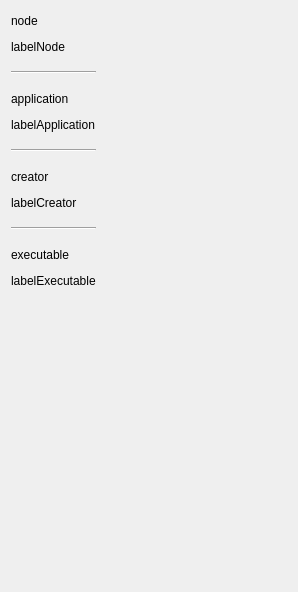
<?xml version="1.0" encoding="UTF-8"?>
<ui version="4.0">
 <class>Form</class>
 <widget class="QWidget" name="Form">
  <property name="geometry">
   <rect>
    <x>0</x>
    <y>0</y>
    <width>298</width>
    <height>592</height>
   </rect>
  </property>
  <property name="windowTitle">
   <string>Form</string>
  </property>
  <layout class="QGridLayout" name="gridLayout_2">
   <item row="4" column="3">
    <spacer name="horizontalSpacer">
     <property name="orientation">
      <enum>Qt::Horizontal</enum>
     </property>
     <property name="sizeHint" stdset="0">
      <size>
       <width>40</width>
       <height>20</height>
      </size>
     </property>
    </spacer>
   </item>
   <item row="7" column="3">
    <spacer name="horizontalSpacer_4">
     <property name="orientation">
      <enum>Qt::Horizontal</enum>
     </property>
     <property name="sizeHint" stdset="0">
      <size>
       <width>40</width>
       <height>20</height>
      </size>
     </property>
    </spacer>
   </item>
   <item row="10" column="0">
    <widget class="QLabel" name="labelCatExecutable">
     <property name="text">
      <string>executable</string>
     </property>
    </widget>
   </item>
   <item row="4" column="0">
    <widget class="QLabel" name="labelCatApplication">
     <property name="text">
      <string>application</string>
     </property>
    </widget>
   </item>
   <item row="1" column="3">
    <spacer name="horizontalSpacer_2">
     <property name="orientation">
      <enum>Qt::Horizontal</enum>
     </property>
     <property name="sizeHint" stdset="0">
      <size>
       <width>40</width>
       <height>20</height>
      </size>
     </property>
    </spacer>
   </item>
   <item row="12" column="0">
    <spacer name="verticalSpacer">
     <property name="orientation">
      <enum>Qt::Vertical</enum>
     </property>
     <property name="sizeHint" stdset="0">
      <size>
       <width>20</width>
       <height>40</height>
      </size>
     </property>
    </spacer>
   </item>
   <item row="10" column="3">
    <spacer name="horizontalSpacer_5">
     <property name="orientation">
      <enum>Qt::Horizontal</enum>
     </property>
     <property name="sizeHint" stdset="0">
      <size>
       <width>40</width>
       <height>20</height>
      </size>
     </property>
    </spacer>
   </item>
   <item row="3" column="0">
    <widget class="Line" name="line">
     <property name="orientation">
      <enum>Qt::Horizontal</enum>
     </property>
    </widget>
   </item>
   <item row="1" column="0">
    <widget class="QLabel" name="labelCatNode">
     <property name="text">
      <string>node</string>
     </property>
    </widget>
   </item>
   <item row="7" column="0">
    <widget class="QLabel" name="label">
     <property name="text">
      <string>creator</string>
     </property>
    </widget>
   </item>
   <item row="5" column="0">
    <widget class="QLabel" name="labelApplication">
     <property name="text">
      <string>labelApplication</string>
     </property>
    </widget>
   </item>
   <item row="2" column="0">
    <widget class="QLabel" name="labelNode">
     <property name="text">
      <string>labelNode</string>
     </property>
    </widget>
   </item>
   <item row="8" column="0">
    <widget class="QLabel" name="labelCreator">
     <property name="text">
      <string>labelCreator</string>
     </property>
    </widget>
   </item>
   <item row="11" column="0">
    <widget class="QLabel" name="labelExecutable">
     <property name="text">
      <string>labelExecutable</string>
     </property>
    </widget>
   </item>
   <item row="6" column="0">
    <widget class="Line" name="line_3">
     <property name="orientation">
      <enum>Qt::Horizontal</enum>
     </property>
    </widget>
   </item>
   <item row="9" column="0">
    <widget class="Line" name="line_4">
     <property name="orientation">
      <enum>Qt::Horizontal</enum>
     </property>
    </widget>
   </item>
   <item row="2" column="3">
    <spacer name="horizontalSpacer_6">
     <property name="orientation">
      <enum>Qt::Horizontal</enum>
     </property>
     <property name="sizeHint" stdset="0">
      <size>
       <width>40</width>
       <height>20</height>
      </size>
     </property>
    </spacer>
   </item>
   <item row="5" column="3">
    <spacer name="horizontalSpacer_7">
     <property name="orientation">
      <enum>Qt::Horizontal</enum>
     </property>
     <property name="sizeHint" stdset="0">
      <size>
       <width>40</width>
       <height>20</height>
      </size>
     </property>
    </spacer>
   </item>
   <item row="8" column="3">
    <spacer name="horizontalSpacer_9">
     <property name="orientation">
      <enum>Qt::Horizontal</enum>
     </property>
     <property name="sizeHint" stdset="0">
      <size>
       <width>40</width>
       <height>20</height>
      </size>
     </property>
    </spacer>
   </item>
   <item row="3" column="3">
    <spacer name="horizontalSpacer_10">
     <property name="orientation">
      <enum>Qt::Horizontal</enum>
     </property>
     <property name="sizeHint" stdset="0">
      <size>
       <width>40</width>
       <height>20</height>
      </size>
     </property>
    </spacer>
   </item>
   <item row="6" column="3">
    <spacer name="horizontalSpacer_11">
     <property name="orientation">
      <enum>Qt::Horizontal</enum>
     </property>
     <property name="sizeHint" stdset="0">
      <size>
       <width>40</width>
       <height>20</height>
      </size>
     </property>
    </spacer>
   </item>
   <item row="9" column="3">
    <spacer name="horizontalSpacer_13">
     <property name="orientation">
      <enum>Qt::Horizontal</enum>
     </property>
     <property name="sizeHint" stdset="0">
      <size>
       <width>40</width>
       <height>20</height>
      </size>
     </property>
    </spacer>
   </item>
   <item row="11" column="3">
    <spacer name="horizontalSpacer_14">
     <property name="orientation">
      <enum>Qt::Horizontal</enum>
     </property>
     <property name="sizeHint" stdset="0">
      <size>
       <width>40</width>
       <height>20</height>
      </size>
     </property>
    </spacer>
   </item>
  </layout>
 </widget>
 <resources/>
 <connections/>
</ui>
